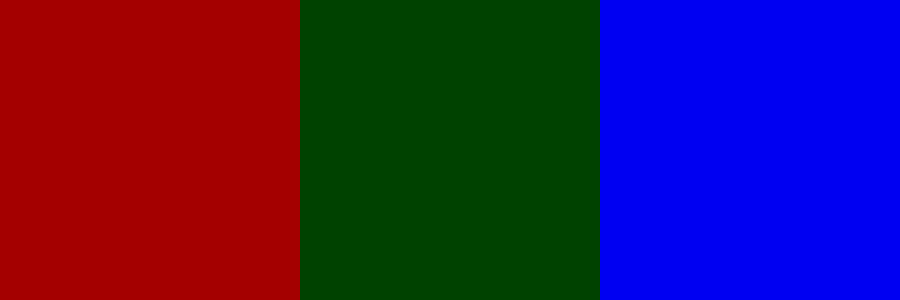
Frame 1 (no input)
Frame 60 (the mouse pressed at the canvas centre just before this capture): identical to frame 1, image omitted
Frame 120 (the mouse held since frame 60 and released just before this capture): identical to frame 1, image omitted

The Processing sketch that drew this single still picture (run headless with seeded random() and noise(); from frame 60 on, the mouse is pressed at the canvas centre):

// Processing sketch: ej02_solana
// ── ej02_solana.pde

// 2a. armar un array de 100 posiciones, con valores aleatorios de color (0-255) --> int grises o color rgb
// 2b. aplicarlos a una figura que vaya cambiando el color (recorriendo el arreglo).

// Solana

color[] paleta = {color(random(255), 0, 0), color(0, random(255), 0), color(0, 0, random(255))};  // crear + asignar
int cant = 3;
float tam = 900/3;

void setup() {
  size(900, 300);
  noStroke();
}
void draw() {
  for (int i = 0; i < cant; i++) {
    fill(paleta[i]);
    rect(i * tam, 0, tam, tam);  //buena solucion alternativa!!!
  }
}
